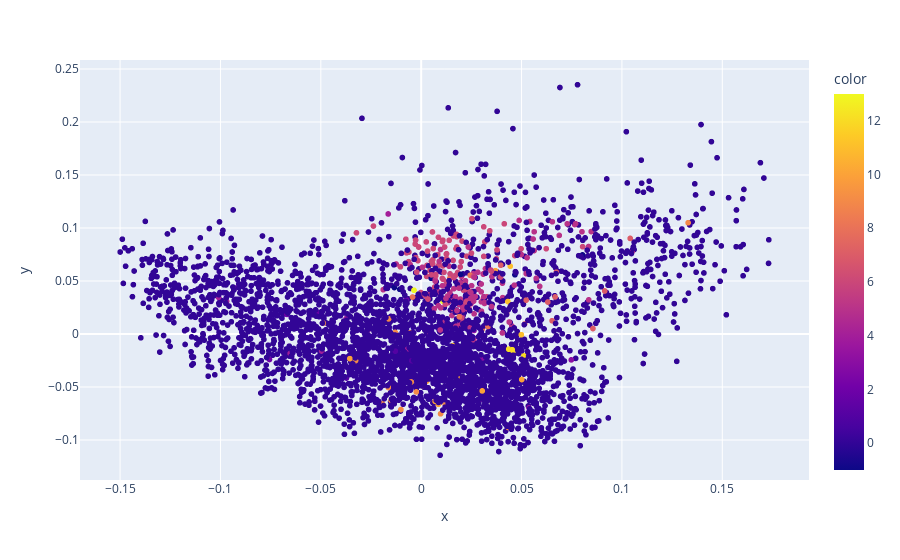

Source (notebook cell):
### Code cell
fig = px.scatter(x=reduced_2[:, 0], y=reduced_2[:, 1], hover_name=nr_names, color=clustering.labels_)
fig.show()

### Figure 1 — Plotly figure (JSON) as saved in the notebook; plotly's stock layout.template omitted (floating-point values rounded to 4 significant figures; data arrays with more than 128 entries replaced by an {"elided": "..."} marker saying what was removed)
{"data": [{"hovertemplate": "<b>%{hovertext}</b><br><br>x=%{x}<br>y=%{y}<br>color=%{marker.color}<extra></extra>", "hovertext": {"elided": "4076 str values"}, "legendgroup": "", "marker": {"color": {"elided": "4076 int values"}, "coloraxis": "coloraxis", "symbol": "circle"}, "mode": "markers", "name": "", "showlegend": false, "type": "scattergl", "x": {"elided": "4076 float values"}, "xaxis": "x", "y": {"elided": "4076 float values"}, "yaxis": "y"}], "layout": {"coloraxis": {"colorbar": {"title": {"text": "color"}}, "colorscale": [[0, "#0d0887"], [0.1111, "#46039f"], [0.2222, "#7201a8"], [0.3333, "#9c179e"], [0.4444, "#bd3786"], [0.5556, "#d8576b"], [0.6667, "#ed7953"], [0.7778, "#fb9f3a"], [0.8889, "#fdca26"], [1, "#f0f921"]]}, "legend": {"tracegroupgap": 0}, "margin": {"t": 60}, "xaxis": {"anchor": "y", "domain": [0, 1], "title": {"text": "x"}}, "yaxis": {"anchor": "x", "domain": [0, 1], "title": {"text": "y"}}}}
